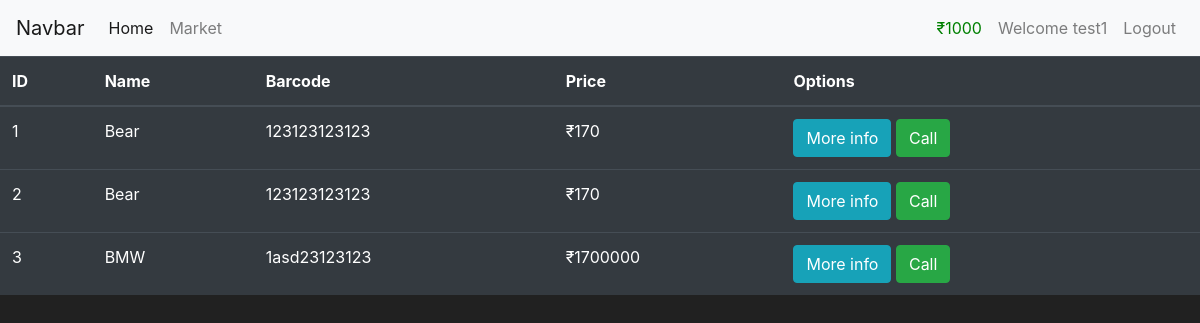
Page /market (signed in) on the committed database.
### tables this page shows
CREATE TABLE items(
    id INTEGER primary key autoincrement,
    name varchar(100) not null,
    barcode varchar(12) not null,
    price int not null,
    description varchar(1000) not null,
    owner_id integer ,
    foreign key (owner_id) references users(id)
    );

### app.py (the view)
@app.route("/market")
def market():
    if "user" in session:
        db=get_conn()
        cursor=db.cursor()
        cursor.execute("select * from items")
        data=cursor.fetchall()
        db.close()
        return render_template("market.html",objects=data)
    else:
        flash(f"Please login first {random.randint(0,9)}","error")
        return redirect(url_for("login"))

### app.py (called while the page is built)
def get_conn():
    conn=sqlite3.connect("database.db")
    conn.row_factory=sqlite3.Row
    return conn

### templates/market.html (shortened to what this page needs)
{%extends "parent.html"%}
{%block content%}
<table class ="table table-hover table-dark" >
    <thead>
        <tr>
            <th scope="col">ID</th>
            <th scope="col" >Name</th>
            <th scope="col">Barcode</th>
            <th scope="col">Price</th>
            <th> Options</th>
        </tr>
    </thead>
    <tbody>
        {%for item in objects%}
            <tr><td>{{item["id"]}}</td>
                <td>{{item["name"]}}</td>
                <td>{{item["barcode"]}}</td>
                <td>₹{{item["price"]}}</td>
                <td>
                    <button class="btn btn-outline btn-info">More info</button>
                    <button class=" btn btn-outline btn-success"> Call  </button>
                </td>
            </tr>
            {%endfor%}
    </tbody>
   </table>
{%endblock%}

### templates/parent.html (style rules this page uses)
body { background-color: #212121; color:white }

### rows in the picture
items: id "1", name "Bear", barcode "123123123123", price "170"
items: id "2", name "Bear", barcode "123123123123", price "170"
items: id "3", name "BMW", barcode "1asd23123123", price "1700000"

### other values in the picture
{{ session["budget"] }} "1000"
{{ session["user"] }} "test1"
